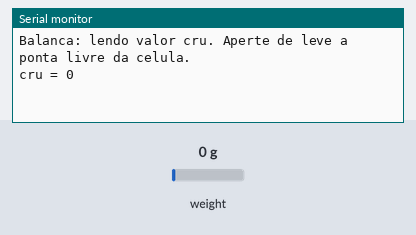
This sketch was run on a simulated ESP32. Shown: the last lines printed to the serial monitor. Inputs (shaded band) come from the test bench; at power-on: weight on the scale 0 g.

Above: at 1.7 s.
1.8 s: weight on the scale set to 100 g
At 2.5 s:
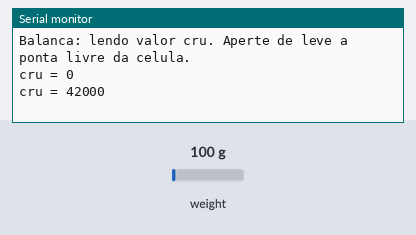
3.3 s: weight on the scale set to 1250 g
At 4.1 s:
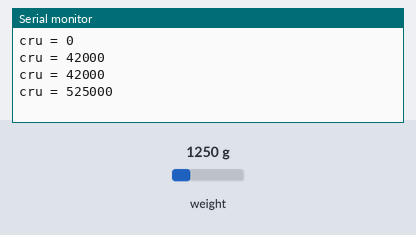
Timing chart, 0 to 6.3 s (numbered marks = the images above; inputs shaded):
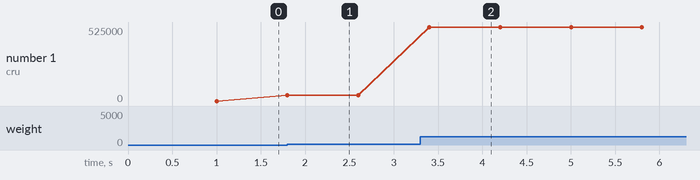

The sketch:

f3_balanca.ino
```cpp
#include <HX711.h>

const int DT_PIN  = 16;
const int SCK_PIN = 4;

HX711 balanca;

void setup() {
  Serial.begin(115200);
  delay(500);
  balanca.begin(DT_PIN, SCK_PIN);
  Serial.println("Balanca: lendo valor cru. Aperte de leve a ponta livre da celula.");
}

void loop() {
  if (!balanca.wait_ready_timeout(1000)) {
    Serial.println("HX711 nao responde (confira VCC, GND, DT e SCK)");
    return;
  }
  long cru = balanca.read_average(5);
  Serial.printf("cru = %ld\n", cru);
  delay(300);
}
```

Measured:
- after the input at 1.8 s, the serial monitor: prints a new line at once (image 1)
- after the input at 3.3 s, the serial monitor: prints a new line after 0.10 s (image 2)
- plotted number 1: 0 → 42000 after the input at 1.8 s, 42000 → 525000 after the input at 3.3 s
